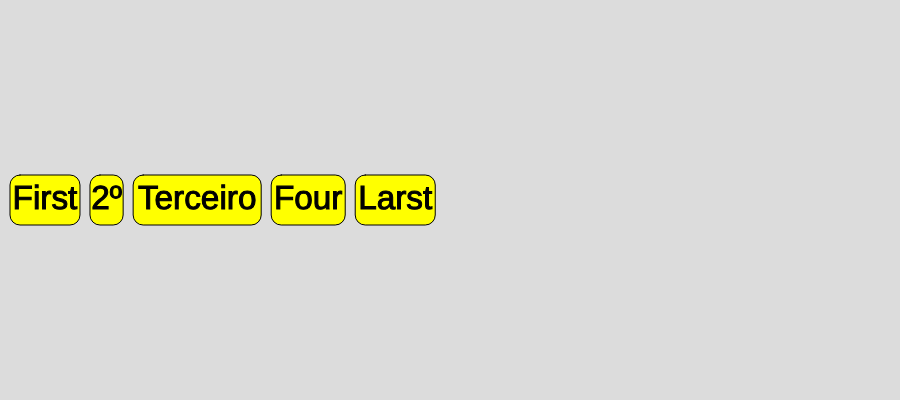
Frame 1 (no input)
Frame 60 (no input): identical to frame 1, image omitted
Frame 120 (the mouse pressed at the canvas centre since frame 60): identical to frame 1, image omitted

The p5.js sketch that drew this single still picture (run headless with seeded random() and noise() and a simulated clock; from frame 60 on, the mouse is pressed at the canvas centre):

// p5.js sketch
// ── sketch.js
function setup() {
  createCanvas(900, 400);
  queue = new Queue(5);
  console.log(queue.isEmpty());
  
  queue.enqueue("First");
  queue.enqueue("2º");
  queue.enqueue("Terceiro");
  queue.enqueue("Four");
  queue.enqueue("Larst");
  console.log("Size =", queue.getSize());
  queue.enqueue("Fila cheia?");
  
  // queue.dequeue();
  // queue.dequeue();
  // queue.dequeue();
  // queue.dequeue();
  // queue.dequeue();

  console.log("Head =", queue.head);
  console.log("Tail =", queue.tail);
}

function draw() {
  background(220);
  queue.show();
}
// ── CircularQueue.js
class CircularQueue {
    constructor() {}
    enqueue() {}
    dequeue() {}
    first() {}
    isEmpty() {}
    isNotEmpty() {}
    isFull() {}
    getSize() {}
}
// ── Deque.js
class Deque {
    constructor() {}
    enqueue() {}
    dequeue() {}
    insertRear() {}
    insertFront() {}
    deleteRear() {}
    deleteFront() {}
    isEmpty() {}
    isNotEmpty() {}
    getSize() {}
}
// ── Element.js
class Element {
  constructor(data) {
    this.data = str(data);
    this.position = createVector();
    this.width = textWidth(data)*3;
    this.height = 50;
    this.colour = color(255, 255, 0);
  }
  
  setData(data) {
    this.data = data;
  }
  
  setPosition(x, y) {
    this.position.x = x;
    this.position.y = y;
  }

  show() {
    stroke(0);
    fill(this.colour);
    rectMode(CENTER);
    rect(this.position.x, this.position.y, this.width, this.height, 10);
    fill(0);
    textSize(this.height/1.5);
    textAlign(CENTER, CENTER);
    text(this.data, this.position.x, this.position.y);
  }
  
}
// ── PriorityQueue.js
class PriorityQueue {
    constructor() {}
    insert() {}
    delete() {}
    first() {}
    isEmpty() {}
    isNotEmpty() {}
    getSize() {}
}
// ── Queue.js
class Queue {
  constructor(limit) {
    this.elements = [];
    this.head = 0;
    this.tail = -1;
    this.maximumCapacity = limit;
  }

  enqueue(data) {
    if (this.isFull()) {
      return console.log("enqueue() -> Queue is full!")
    } else {
      this.tail ++;
      let element = new Element(data);
      this.elements[this.tail] = element;
    }
  }
  dequeue() {
    if (this.isEmpty()) {
      return console.log("dequeue() -> Queue is empty!");
    } else {
      this.tail --;
      return this.elements.shift().data;
    }
  }
  first() {
    return this.elements[this.head];
  }

  isEmpty() {
    return this.tail == -1;
  }
  isFull() {
    return this.tail == this.maximumCapacity - 1;
  }
  getSize() {
    return this.elements.length;
  }

  updatePositions() {
    let origin = 0;
    for (let c = 0; c < this.getSize(); c++) {
      let currentElement = this.elements[c];
      let x = origin + 10 + currentElement.width/2;
      origin = x + currentElement.width/2;
      let y = height/2;
      currentElement.setPosition(x, y);
    }
  }
  
  show() {
    this.updatePositions();
    for (let element of this.elements) {
      element.show();
    }
  }
}
